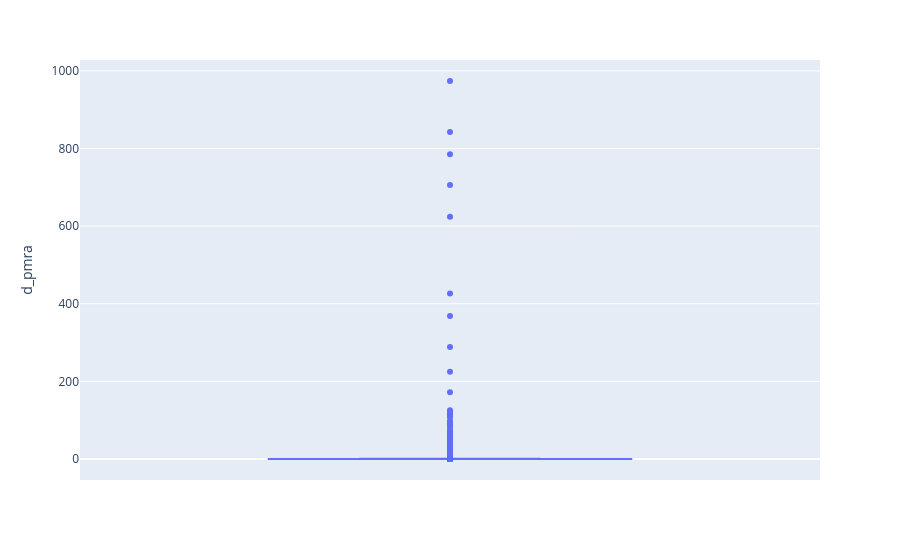

Here is the notebook cell this chart was saved with:
### Code cell
px.box(df,y='d_pmra')

### Figure 1 — Plotly figure (JSON) as saved in the notebook; plotly's stock layout.template omitted (floating-point values rounded to 4 significant figures; data arrays with more than 128 entries replaced by an {"elided": "..."} marker saying what was removed)
{"data": [{"alignmentgroup": "True", "hovertemplate": "d_pmra=%{y}<extra></extra>", "legendgroup": "", "marker": {"color": "#636efa"}, "name": "", "notched": false, "offsetgroup": "", "orientation": "v", "showlegend": false, "type": "box", "x0": " ", "xaxis": "x", "y": {"elided": "18616 float values"}, "y0": " ", "yaxis": "y"}], "layout": {"boxmode": "group", "legend": {"tracegroupgap": 0}, "margin": {"t": 60}, "xaxis": {"anchor": "y", "domain": [0, 1]}, "yaxis": {"anchor": "x", "domain": [0, 1], "title": {"text": "d_pmra"}}}}
